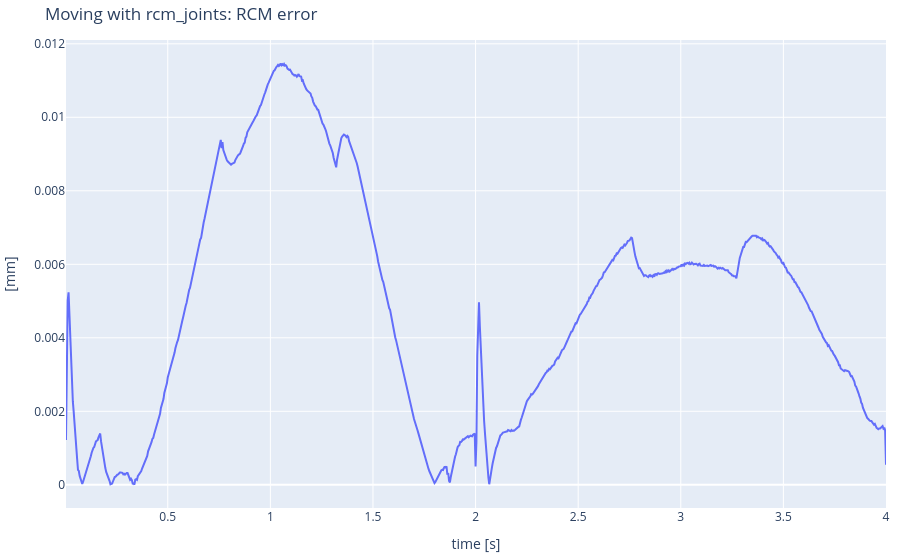
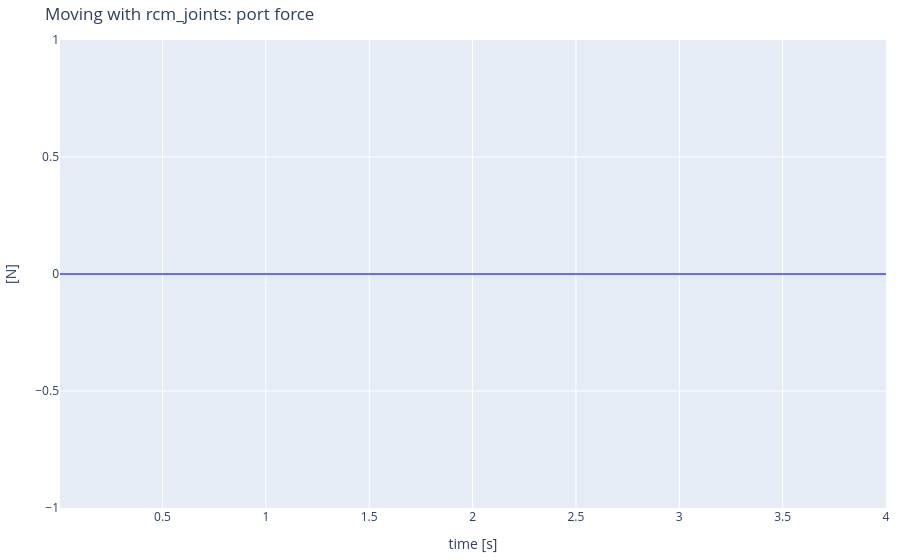

The notebook cell saved with these charts, in order:
### Markdown cell above
> **T1.** Check it: move the robot through a combination of swing, pitch and insertion using `rcm_joints`, and record the RCM error and the force on the port. Both should stay close to zero. Note that pyBullet's `setJointMotorControlArray()` allows directly controlling position.

### Code cell
duration = 4.0       # [s]
t = 0.0
time_log, rcm_log, force_log = [], [], []

while t < duration:
    # SENSE
    error = rcm_error(robot)
    force = np.linalg.norm(kh.port_force(robot, port))

    
    #TODO: CONTROL: a slow motion in the three reduced coordinates    
    swing = 0.15 * np.sin(2*np.pi*t/duration)
    pitch = 0.5*pitch_max * np.sin(2*np.pi*t/duration)
    insertion = 0.03 * t/duration
    q_target = rcm_joints(swing, pitch, insertion)

    # ACT
    p.setJointMotorControlArray(robot, joints, p.POSITION_CONTROL, targetPositions=q_target, forces=max_forces)
    p.stepSimulation()

    # WAIT
    time.sleep(DT)
    t = t + DT

    time_log.append(t)
    rcm_log.append(error * 1000)
    force_log.append(force)

kh.plot_series(time_log, {"RCM error [mm]": rcm_log}, ylabel="[mm]", title="Moving with rcm_joints: RCM error")
kh.plot_series(time_log, {"force on the port [N]": force_log}, ylabel="[N]", title="Moving with rcm_joints: port force")

### Figure 1 — Plotly figure (JSON) as saved in the notebook; plotly's stock layout.template omitted (floating-point values rounded to 4 significant figures; data arrays with more than 128 entries replaced by an {"elided": "..."} marker saying what was removed)
{"data": [{"mode": "lines", "name": "RCM error [mm]", "type": "scatter", "x": {"elided": "960 float values"}, "y": {"elided": "960 float values"}}], "layout": {"margin": {"b": 10, "l": 10, "r": 10, "t": 40}, "title": {"text": "Moving with rcm_joints: RCM error"}, "xaxis": {"title": {"text": "time [s]"}}, "yaxis": {"title": {"text": "[mm]"}}}}

### Figure 2 — Plotly figure (JSON) as saved in the notebook; plotly's stock layout.template omitted (floating-point values rounded to 4 significant figures; data arrays with more than 128 entries replaced by an {"elided": "..."} marker saying what was removed)
{"data": [{"mode": "lines", "name": "force on the port [N]", "type": "scatter", "x": {"elided": "960 float values"}, "y": {"elided": "960 int values"}}], "layout": {"margin": {"b": 10, "l": 10, "r": 10, "t": 40}, "title": {"text": "Moving with rcm_joints: port force"}, "xaxis": {"title": {"text": "time [s]"}}, "yaxis": {"title": {"text": "[N]"}}}}
